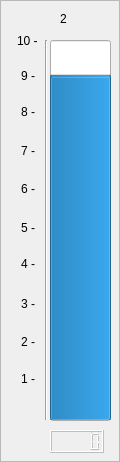
             <widget class="QFrame" name="frame_56">
              <property name="frameShape">
               <enum>QFrame::StyledPanel</enum>
              </property>
              <property name="frameShadow">
               <enum>QFrame::Raised</enum>
              </property>
              <widget class="QLCDNumber" name="lcdNumber_oil_pressuer_bar">
               <property name="enabled">
                <bool>false</bool>
               </property>
               <property name="geometry">
                <rect>
                 <x>50</x>
                 <y>430</y>
                 <width>54</width>
                 <height>23</height>
                </rect>
               </property>
               <property name="sizePolicy">
                <sizepolicy hsizetype="Fixed" vsizetype="Minimum">
                 <horstretch>0</horstretch>
                 <verstretch>0</verstretch>
                </sizepolicy>
               </property>
               <property name="maximumSize">
                <size>
                 <width>54</width>
                 <height>16777215</height>
                </size>
               </property>
               <property name="layoutDirection">
                <enum>Qt::LeftToRight</enum>
               </property>
              </widget>
              <widget class="QProgressBar" name="oil_pressuer_bar">
               <property name="geometry">
                <rect>
                 <x>50</x>
                 <y>40</y>
                 <width>61</width>
                 <height>381</height>
                </rect>
               </property>
               <property name="styleSheet">
                <string notr="true"/>
               </property>
               <property name="maximum">
                <number>10</number>
               </property>
               <property name="value">
                <number>9</number>
               </property>
               <property name="textVisible">
                <bool>false</bool>
               </property>
               <property name="orientation">
                <enum>Qt::Vertical</enum>
               </property>
              </widget>
              <widget class="Line" name="line_115">
               <property name="geometry">
                <rect>
                 <x>45</x>
                 <y>40</y>
                 <width>2</width>
                 <height>380</height>
                </rect>
               </property>
               <property name="orientation">
                <enum>Qt::Vertical</enum>
               </property>
              </widget>
              <widget class="QLabel" name="label_394">
               <property name="geometry">
                <rect>
                 <x>21</x>
                 <y>371</y>
                 <width>24</width>
                 <height>16</height>
                </rect>
               </property>
               <property name="text">
                <string>1 -</string>
               </property>
              </widget>
              <widget class="QLabel" name="label_395">
               <property name="geometry">
                <rect>
                 <x>60</x>
                 <y>10</y>
                 <width>17</width>
                 <height>17</height>
                </rect>
               </property>
               <property name="text">
                <string>2</string>
               </property>
              </widget>
              <widget class="QLabel" name="label_396">
               <property name="geometry">
                <rect>
                 <x>21</x>
                 <y>334</y>
                 <width>24</width>
                 <height>16</height>
                </rect>
               </property>
               <property name="text">
                <string>2 -</string>
               </property>
              </widget>
              <widget class="QLabel" name="label_397">
               <property name="geometry">
                <rect>
                 <x>21</x>
                 <y>296</y>
                 <width>24</width>
                 <height>16</height>
                </rect>
               </property>
               <property name="text">
                <string>3 -</string>
               </property>
              </widget>
              <widget class="QLabel" name="label_398">
               <property name="geometry">
                <rect>
                 <x>21</x>
                 <y>256</y>
                 <width>24</width>
                 <height>16</height>
                </rect>
               </property>
               <property name="text">
                <string>4 -</string>
               </property>
              </widget>
              <widget class="QLabel" name="label_399">
               <property name="geometry">
                <rect>
                 <x>21</x>
                 <y>220</y>
                 <width>24</width>
                 <height>16</height>
                </rect>
               </property>
               <property name="text">
                <string>5 -</string>
               </property>
              </widget>
              <widget class="QLabel" name="label_400">
               <property name="geometry">
                <rect>
                 <x>21</x>
                 <y>181</y>
                 <width>24</width>
                 <height>16</height>
                </rect>
               </property>
               <property name="text">
                <string>6 -</string>
               </property>
              </widget>
              <widget class="QLabel" name="label_401">
               <property name="geometry">
                <rect>
                 <x>21</x>
                 <y>143</y>
                 <width>24</width>
                 <height>16</height>
                </rect>
               </property>
               <property name="text">
                <string>7 -</string>
               </property>
              </widget>
              <widget class="QLabel" name="label_402">
               <property name="geometry">
                <rect>
                 <x>21</x>
                 <y>104</y>
                 <width>24</width>
                 <height>16</height>
                </rect>
               </property>
               <property name="text">
                <string>8 -</string>
               </property>
              </widget>
              <widget class="QLabel" name="label_403">
               <property name="geometry">
                <rect>
                 <x>21</x>
                 <y>68</y>
                 <width>24</width>
                 <height>16</height>
                </rect>
               </property>
               <property name="text">
                <string>9 -</string>
               </property>
              </widget>
              <widget class="QLabel" name="label_404">
               <property name="geometry">
                <rect>
                 <x>17</x>
                 <y>31</y>
                 <width>21</width>
                 <height>20</height>
                </rect>
               </property>
               <property name="text">
                <string>10 -</string>
               </property>
              </widget>
             </widget>
